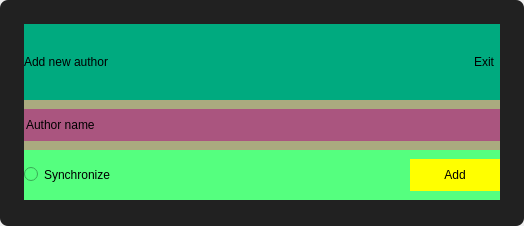
<?xml version="1.0" encoding="UTF-8"?>
<ui version="4.0">
 <class>authorInputDialog</class>
 <widget class="QDialog" name="authorInputDialog">
  <property name="geometry">
   <rect>
    <x>0</x>
    <y>0</y>
    <width>524</width>
    <height>226</height>
   </rect>
  </property>
  <property name="sizePolicy">
   <sizepolicy hsizetype="Fixed" vsizetype="Fixed">
    <horstretch>0</horstretch>
    <verstretch>0</verstretch>
   </sizepolicy>
  </property>
  <property name="minimumSize">
   <size>
    <width>524</width>
    <height>226</height>
   </size>
  </property>
  <property name="maximumSize">
   <size>
    <width>524</width>
    <height>226</height>
   </size>
  </property>
  <property name="windowTitle">
   <string>Dialog</string>
  </property>
  <property name="styleSheet">
   <string notr="true">#frame_3{
	border-radius: 8px;
	background-color: rgb(33, 33, 33);
}
#scrollArea{
	background-color: transparent;
}
#scrollAreaWidgetContents{
		background-color: transparent;
}
</string>
  </property>
  <layout class="QVBoxLayout" name="verticalLayout">
   <property name="spacing">
    <number>0</number>
   </property>
   <property name="leftMargin">
    <number>0</number>
   </property>
   <property name="topMargin">
    <number>0</number>
   </property>
   <property name="rightMargin">
    <number>0</number>
   </property>
   <property name="bottomMargin">
    <number>0</number>
   </property>
   <item>
    <widget class="QFrame" name="frame_3">
     <property name="styleSheet">
      <string notr="true">border: none;</string>
     </property>
     <property name="frameShape">
      <enum>QFrame::StyledPanel</enum>
     </property>
     <property name="frameShadow">
      <enum>QFrame::Raised</enum>
     </property>
     <layout class="QVBoxLayout" name="verticalLayout_2">
      <property name="spacing">
       <number>0</number>
      </property>
      <property name="leftMargin">
       <number>0</number>
      </property>
      <property name="topMargin">
       <number>0</number>
      </property>
      <property name="rightMargin">
       <number>0</number>
      </property>
      <property name="bottomMargin">
       <number>0</number>
      </property>
      <item>
       <widget class="QScrollArea" name="scrollArea">
        <property name="widgetResizable">
         <bool>true</bool>
        </property>
        <widget class="QWidget" name="scrollAreaWidgetContents">
         <property name="geometry">
          <rect>
           <x>0</x>
           <y>0</y>
           <width>524</width>
           <height>226</height>
          </rect>
         </property>
         <layout class="QVBoxLayout" name="verticalLayout_5">
          <property name="spacing">
           <number>0</number>
          </property>
          <property name="leftMargin">
           <number>24</number>
          </property>
          <property name="topMargin">
           <number>24</number>
          </property>
          <property name="rightMargin">
           <number>24</number>
          </property>
          <property name="bottomMargin">
           <number>24</number>
          </property>
          <item>
           <widget class="QFrame" name="frame">
            <property name="sizePolicy">
             <sizepolicy hsizetype="Preferred" vsizetype="Fixed">
              <horstretch>0</horstretch>
              <verstretch>0</verstretch>
             </sizepolicy>
            </property>
            <property name="minimumSize">
             <size>
              <width>0</width>
              <height>76</height>
             </size>
            </property>
            <property name="maximumSize">
             <size>
              <width>16777215</width>
              <height>76</height>
             </size>
            </property>
            <property name="styleSheet">
             <string notr="true">background-color: rgb(0, 170, 127);</string>
            </property>
            <property name="frameShape">
             <enum>QFrame::StyledPanel</enum>
            </property>
            <property name="frameShadow">
             <enum>QFrame::Raised</enum>
            </property>
            <layout class="QHBoxLayout" name="horizontalLayout">
             <property name="spacing">
              <number>0</number>
             </property>
             <property name="leftMargin">
              <number>0</number>
             </property>
             <property name="topMargin">
              <number>0</number>
             </property>
             <property name="rightMargin">
              <number>0</number>
             </property>
             <property name="bottomMargin">
              <number>0</number>
             </property>
             <item>
              <widget class="QFrame" name="frame_4">
               <property name="sizePolicy">
                <sizepolicy hsizetype="Fixed" vsizetype="Preferred">
                 <horstretch>0</horstretch>
                 <verstretch>0</verstretch>
                </sizepolicy>
               </property>
               <property name="minimumSize">
                <size>
                 <width>0</width>
                 <height>0</height>
                </size>
               </property>
               <property name="frameShape">
                <enum>QFrame::StyledPanel</enum>
               </property>
               <property name="frameShadow">
                <enum>QFrame::Raised</enum>
               </property>
               <layout class="QVBoxLayout" name="verticalLayout_3">
                <property name="spacing">
                 <number>0</number>
                </property>
                <property name="leftMargin">
                 <number>0</number>
                </property>
                <property name="topMargin">
                 <number>0</number>
                </property>
                <property name="rightMargin">
                 <number>0</number>
                </property>
                <property name="bottomMargin">
                 <number>0</number>
                </property>
                <item>
                 <widget class="QLabel" name="label">
                  <property name="sizePolicy">
                   <sizepolicy hsizetype="Fixed" vsizetype="Preferred">
                    <horstretch>0</horstretch>
                    <verstretch>0</verstretch>
                   </sizepolicy>
                  </property>
                  <property name="text">
                   <string notr="true">Add new author</string>
                  </property>
                 </widget>
                </item>
               </layout>
              </widget>
             </item>
             <item>
              <spacer name="horizontalSpacer">
               <property name="orientation">
                <enum>Qt::Horizontal</enum>
               </property>
               <property name="sizeHint" stdset="0">
                <size>
                 <width>324</width>
                 <height>20</height>
                </size>
               </property>
              </spacer>
             </item>
             <item>
              <widget class="QFrame" name="frame_5">
               <property name="minimumSize">
                <size>
                 <width>0</width>
                 <height>0</height>
                </size>
               </property>
               <property name="frameShape">
                <enum>QFrame::StyledPanel</enum>
               </property>
               <property name="frameShadow">
                <enum>QFrame::Raised</enum>
               </property>
               <layout class="QVBoxLayout" name="verticalLayout_4">
                <property name="spacing">
                 <number>0</number>
                </property>
                <property name="leftMargin">
                 <number>0</number>
                </property>
                <property name="topMargin">
                 <number>0</number>
                </property>
                <property name="rightMargin">
                 <number>0</number>
                </property>
                <property name="bottomMargin">
                 <number>0</number>
                </property>
                <item>
                 <widget class="QPushButton" name="authorInputDialogExitButton">
                  <property name="minimumSize">
                   <size>
                    <width>32</width>
                    <height>32</height>
                   </size>
                  </property>
                  <property name="text">
                   <string notr="true">Exit</string>
                  </property>
                 </widget>
                </item>
               </layout>
              </widget>
             </item>
            </layout>
           </widget>
          </item>
          <item>
           <widget class="QFrame" name="frame_2">
            <property name="sizePolicy">
             <sizepolicy hsizetype="Preferred" vsizetype="Fixed">
              <horstretch>0</horstretch>
              <verstretch>0</verstretch>
             </sizepolicy>
            </property>
            <property name="minimumSize">
             <size>
              <width>0</width>
              <height>0</height>
             </size>
            </property>
            <property name="styleSheet">
             <string notr="true">background-color: rgb(85, 255, 127);</string>
            </property>
            <property name="frameShape">
             <enum>QFrame::StyledPanel</enum>
            </property>
            <property name="frameShadow">
             <enum>QFrame::Raised</enum>
            </property>
            <layout class="QVBoxLayout" name="verticalLayout_7">
             <property name="spacing">
              <number>0</number>
             </property>
             <property name="leftMargin">
              <number>0</number>
             </property>
             <property name="topMargin">
              <number>0</number>
             </property>
             <property name="rightMargin">
              <number>0</number>
             </property>
             <property name="bottomMargin">
              <number>0</number>
             </property>
             <item>
              <widget class="QFrame" name="frame_6">
               <property name="sizePolicy">
                <sizepolicy hsizetype="Preferred" vsizetype="Fixed">
                 <horstretch>0</horstretch>
                 <verstretch>0</verstretch>
                </sizepolicy>
               </property>
               <property name="minimumSize">
                <size>
                 <width>0</width>
                 <height>50</height>
                </size>
               </property>
               <property name="styleSheet">
                <string notr="true">background-color: rgb(170, 170, 127);</string>
               </property>
               <property name="frameShape">
                <enum>QFrame::StyledPanel</enum>
               </property>
               <property name="frameShadow">
                <enum>QFrame::Raised</enum>
               </property>
               <layout class="QVBoxLayout" name="verticalLayout_16">
                <property name="leftMargin">
                 <number>0</number>
                </property>
                <property name="rightMargin">
                 <number>0</number>
                </property>
                <item>
                 <widget class="QFrame" name="frame_8">
                  <property name="styleSheet">
                   <string notr="true">background-color: rgb(170, 85, 127);</string>
                  </property>
                  <property name="frameShape">
                   <enum>QFrame::StyledPanel</enum>
                  </property>
                  <property name="frameShadow">
                   <enum>QFrame::Raised</enum>
                  </property>
                  <layout class="QVBoxLayout" name="verticalLayout_6">
                   <property name="spacing">
                    <number>0</number>
                   </property>
                   <property name="leftMargin">
                    <number>0</number>
                   </property>
                   <property name="topMargin">
                    <number>0</number>
                   </property>
                   <property name="rightMargin">
                    <number>0</number>
                   </property>
                   <property name="bottomMargin">
                    <number>0</number>
                   </property>
                   <item>
                    <widget class="QLineEdit" name="authorInputDialogAuthorNameQLineEdit">
                     <property name="inputMask">
                      <string notr="true"/>
                     </property>
                     <property name="text">
                      <string>Author name</string>
                     </property>
                    </widget>
                   </item>
                  </layout>
                 </widget>
                </item>
               </layout>
              </widget>
             </item>
             <item>
              <widget class="QFrame" name="frame_7">
               <property name="sizePolicy">
                <sizepolicy hsizetype="Preferred" vsizetype="Fixed">
                 <horstretch>0</horstretch>
                 <verstretch>0</verstretch>
                </sizepolicy>
               </property>
               <property name="minimumSize">
                <size>
                 <width>0</width>
                 <height>50</height>
                </size>
               </property>
               <property name="frameShape">
                <enum>QFrame::StyledPanel</enum>
               </property>
               <property name="frameShadow">
                <enum>QFrame::Raised</enum>
               </property>
               <layout class="QHBoxLayout" name="horizontalLayout_2">
                <property name="spacing">
                 <number>0</number>
                </property>
                <property name="leftMargin">
                 <number>0</number>
                </property>
                <property name="topMargin">
                 <number>0</number>
                </property>
                <property name="rightMargin">
                 <number>0</number>
                </property>
                <property name="bottomMargin">
                 <number>0</number>
                </property>
                <item>
                 <widget class="QRadioButton" name="authorInputDialogSynchronizeQRadioButton">
                  <property name="text">
                   <string notr="true">Synchronize</string>
                  </property>
                 </widget>
                </item>
                <item>
                 <spacer name="horizontalSpacer_2">
                  <property name="orientation">
                   <enum>Qt::Horizontal</enum>
                  </property>
                  <property name="sizeHint" stdset="0">
                   <size>
                    <width>366</width>
                    <height>20</height>
                   </size>
                  </property>
                 </spacer>
                </item>
                <item>
                 <widget class="QFrame" name="frame_10">
                  <property name="frameShape">
                   <enum>QFrame::StyledPanel</enum>
                  </property>
                  <property name="frameShadow">
                   <enum>QFrame::Raised</enum>
                  </property>
                  <layout class="QVBoxLayout" name="verticalLayout_8">
                   <property name="spacing">
                    <number>0</number>
                   </property>
                   <property name="leftMargin">
                    <number>0</number>
                   </property>
                   <property name="topMargin">
                    <number>0</number>
                   </property>
                   <property name="rightMargin">
                    <number>0</number>
                   </property>
                   <property name="bottomMargin">
                    <number>0</number>
                   </property>
                   <item>
                    <widget class="QPushButton" name="authorInputDialogAddButton">
                     <property name="minimumSize">
                      <size>
                       <width>90</width>
                       <height>32</height>
                      </size>
                     </property>
                     <property name="styleSheet">
                      <string notr="true">background-color: rgb(255, 255, 0);</string>
                     </property>
                     <property name="text">
                      <string notr="true">Add</string>
                     </property>
                    </widget>
                   </item>
                  </layout>
                 </widget>
                </item>
               </layout>
              </widget>
             </item>
            </layout>
           </widget>
          </item>
         </layout>
        </widget>
       </widget>
      </item>
     </layout>
    </widget>
   </item>
  </layout>
 </widget>
 <resources/>
 <connections/>
</ui>
